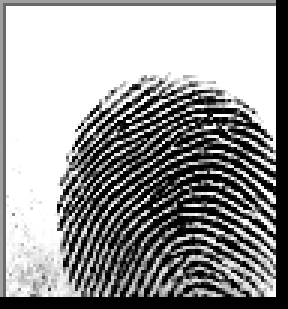
#> input picture dataset_blood_group/A+/cluster_0_1862.BMP, 96 x 103 px (shown 3 times larger)
$ python -i preprocessing.py   (imports and definitions only)
#> lines starting #> are read from the running program, lines starting #| are printed output that depends on the picture
"""
src/preprocessing.py
Centralized, single-source-of-truth fingerprint preprocessing pipeline for:
- Model training & data generators
- Offline evaluation
- File upload prediction
- Physical / Mock Mantra MFS100 scanner capture

Baseline Pipeline:
1. Load image (from filepath, byte stream, PIL Image, or numpy array)
2. Handle alpha transparency: composite onto clean white background (255, 255, 255)
3. Convert to 3-channel RGB
4. High-quality resize to 224 x 224
5. Optional enhancement (disabled by default for baseline model)
6. ResNet50 preprocess_input (Caffe-style: BGR, zero-centered with ImageNet mean)
"""

import io
import os
import cv2
import numpy as np
from PIL import Image, ImageEnhance
import tensorflow as tf

from src.config import IMAGE_SIZE, BACKGROUND_COLOR

def load_image_to_pil(image_input):
    """
    Safely loads various image input formats into a PIL Image.
    Supports file path (str/Path), bytes, io.BytesIO, PIL.Image, or numpy array.
    """
    if isinstance(image_input, Image.Image):
        return image_input.copy()

    if isinstance(image_input, (str, os.PathLike)):
        if not os.path.exists(image_input):
            raise FileNotFoundError(f"Image file not found: {image_input}")
        return Image.open(image_input)

    if isinstance(image_input, (bytes, bytearray)):
        return Image.open(io.BytesIO(image_input))

    if isinstance(image_input, io.BytesIO):
        image_input.seek(0)
        return Image.open(image_input)

    if isinstance(image_input, np.ndarray):
        # If float in [0, 1], scale to [0, 255]
        arr = image_input
        if arr.dtype in (np.float32, np.float64):
            if arr.max() <= 1.0:
                arr = (arr * 255.0).astype(np.uint8)
            else:
                arr = np.clip(arr, 0, 255).astype(np.uint8)
        return Image.fromarray(arr)

    raise TypeError(f"Unsupported image input type: {type(image_input)}")

def composite_alpha_on_white(pil_img):
    """
    Composites any alpha transparency onto a solid white background (255, 255, 255)
    and converts to 3-channel RGB.
    Prevents artificial black borders caused by naive alpha dropping.
    """
    if pil_img.mode in ("RGBA", "LA") or (pil_img.mode == "P" and "transparency" in pil_img.info):
        alpha_img = pil_img.convert("RGBA")
        white_bg = Image.new("RGBA", alpha_img.size, (*BACKGROUND_COLOR, 255))
        composite = Image.alpha_composite(white_bg, alpha_img)
        return composite.convert("RGB")
    else:
        return pil_img.convert("RGB")

def resize_to_target(pil_img, target_size=IMAGE_SIZE):
    """
    Resizes image to target dimensions (224, 224) using high-quality Lanczos interpolation.
    """
    if pil_img.size == target_size:
        return pil_img
    return pil_img.resize(target_size, resample=Image.Resampling.LANCZOS)

# [16 lines left out: function apply_fingerprint_enhancement, not called in this run]

def crop_mfs100_foreground(pil_img, pad_pct=0.06, min_dim=80, intensity_thresh=238):
    """
    Hardware-Domain Foreground Cropping for Mantra MFS100 optical scanner captures.
    Detects the active fingerprint ridge impression on the 316x354 sensor platen and
    crops away wide empty sensor glass margins before 224x224 resizing.

    Safeguards:
    1. Low-variance / blank platen guard: Returns original image unchanged if std < 5.
    2. Dimension floor: Prevents crops smaller than min_dim (80 px).
    3. Padding margin: Adds ~6% margin around detected bounds to prevent minutiae clipping.
    4. Margin presence check: Only crops if substantial empty border (> 5%) exists.

    Returns:
        cropped_pil: PIL.Image (cropped or original fallback)
        metadata: dict with execution details and bounding box
    """
    orig_size = pil_img.size
    gray = np.array(pil_img.convert("L"))
    h, w = gray.shape

    # Safeguard 1: Blank or near-uniform frame (e.g. no finger placed)
    if h < min_dim or w < min_dim or float(np.std(gray)) < 5.0:
        return pil_img, {
            "crop_applied": False,
            "reason": "low_variance_or_blank",
            "bbox": None,
            "orig_size": orig_size,
            "cropped_size": orig_size
        }

    rm = np.mean(gray, axis=1)
    cm = np.mean(gray, axis=0)

    ar = np.where(rm < intensity_thresh)[0]
    ac = np.where(cm < intensity_thresh)[0]

    # Safeguard 2: No active regions found
    if len(ar) == 0 or len(ac) == 0:
        return pil_img, {
            "crop_applied": False,
            "reason": "no_active_regions",
            "bbox": None,
            "orig_size": orig_size,
            "cropped_size": orig_size
        }

    y_min, y_max = int(ar[0]), int(ar[-1])
    x_min, x_max = int(ac[0]), int(ac[-1])

    # Safeguard 3: Crop too small
    if (y_max - y_min) < min_dim or (x_max - x_min) < min_dim:
        return pil_img, {
            "crop_applied": False,
            "reason": "crop_too_small",
            "bbox": (x_min, y_min, x_max, y_max),
            "orig_size": orig_size,
            "cropped_size": orig_size
        }

    # Safeguard 4: Check if empty margin actually exists
    total_margin_x = (x_min + (w - 1 - x_max)) / w
    total_margin_y = (y_min + (h - 1 - y_max)) / h
    if total_margin_x < 0.05 and total_margin_y < 0.05:
        return pil_img, {
            "crop_applied": False,
            "reason": "already_tightly_cropped",
            "bbox": (0, 0, w, h),
            "orig_size": orig_size,
            "cropped_size": orig_size
        }

    pad_x = int(w * pad_pct)
    pad_y = int(h * pad_pct)

    x1 = max(0, x_min - pad_x)
    x2 = min(w, x_max + 1 + pad_x)
    y1 = max(0, y_min - pad_y)
    y2 = min(h, y_max + 1 + pad_y)

    bbox = (x1, y1, x2, y2)
    cropped = pil_img.crop(bbox)
    return cropped, {
        "crop_applied": True,
        "reason": "success",
        "bbox": bbox,
        "orig_size": orig_size,
        "cropped_size": cropped.size
    }

# [27 lines left out: function preprocess_fingerprint, not called in this run]

def enhance_mfs100_ridge_contrast(pil_img):
    """
    Hardware-Domain Ridge Enhancement for Mantra MFS100 optical captures.
    Normalizes the low-contrast, washed-out optical sensor ridges (std ~40, min ~70)
    to match the high-contrast distribution of the training dataset (std ~95, deep black ridges min ~0).

    Steps:
    1. Grayscale conversion.
    2. Adaptive local contrast equalization via CLAHE (clipLimit=2.5, tileGrid=(8,8)).
    3. Dynamic percentile contrast stretching (p1 -> 15, p99 -> 245).
    4. Edge-preserving bilateral filtering to suppress CMOS sensor optical noise.
    5. Conversion back to 3-channel RGB PIL Image.
    """
    try:
        gray = np.array(pil_img.convert("L"))
        clahe = cv2.createCLAHE(clipLimit=2.5, tileGridSize=(8, 8))
        cl = clahe.apply(gray)

        p_low = float(np.percentile(cl, 1.0))
        p_high = float(np.percentile(cl, 99.0))
        if p_high > p_low:
            stretched = np.clip((cl - p_low) / (p_high - p_low) * 230.0 + 15.0, 0, 255).astype(np.uint8)
        else:
            stretched = cl

        denoised = cv2.bilateralFilter(stretched, d=3, sigmaColor=25, sigmaSpace=25)
        return Image.fromarray(cv2.cvtColor(denoised, cv2.COLOR_GRAY2RGB))
    except Exception:
        return pil_img.convert("RGB")


def transform_c5(image_input):
    """
    E2 training-matched preprocessing pipeline (Round 14 fix).
    Steps: alpha composite -> crop MFS100 foreground -> CLAHE enhancement -> resize 112x112
    Returns raw float32 [0, 255] array -- NO preprocess_input, matching
    scratch/experiment6_fusion_supcon.py lines 45-51 and scratch/final_evaluation_e2.py lines 30-36.
    """
    raw_pil = load_image_to_pil(image_input)
    rgb_pil = composite_alpha_on_white(raw_pil)
    cropped_pil, crop_meta = crop_mfs100_foreground(rgb_pil)
    enhanced_pil = enhance_mfs100_ridge_contrast(cropped_pil)
    resized_pil = resize_to_target(enhanced_pil, target_size=(112, 112))
    img_array = np.array(resized_pil, dtype=np.float32)   # raw [0, 255], no preprocess_input
    return img_array, resized_pil, crop_meta


# [27 lines left out: functions transform_c5_legacy_with_preprocess_input, load_and_preprocess_for_training, not called in this run]

>>> import cv2
>>> picture = cv2.cvtColor(cv2.imread('../dataset_blood_group/A+/cluster_0_1862.BMP'), cv2.COLOR_BGR2RGB)
#> picture is the input picture: shape (103, 96, 3); min 0, max 255, mean 151.8
>>> result = transform_c5(picture)
#> in crop_mfs100_foreground, `rm = np.mean(gray, axis=1)`: rm = 103 values, max 241.8 at index 2, min 0 at index 99, mean 151.8
#> in crop_mfs100_foreground, `cm = np.mean(gray, axis=0)`: cm = 96 values, max 239.9 at index 2, min 0 at index 92, mean 151.8
#> in crop_mfs100_foreground, `ar = np.where(rm < intensity_thresh)[0]`: ar = 80 values from 0 to 102
#> in crop_mfs100_foreground, `ac = np.where(cm < intensity_thresh)[0]`: ac = 93 values from 0 to 95
#> in crop_mfs100_foreground, `y_min, y_max = int(ar[0]), int(ar[-1])`: y_min = 0; y_max = 102
#> in crop_mfs100_foreground, `x_min, x_max = int(ac[0]), int(ac[-1])`: x_min = 0; x_max = 95
#> in crop_mfs100_foreground, `total_margin_x = (x_min + (w - 1 - x_max)) / w`: total_margin_x = 0
#> in transform_c5, `cropped_pil, crop_meta = crop_mfs100_foreground(rgb_pil)`: crop_meta = {'crop_applied': False, 'reason': 'already_tightly_cropped', 'bbox': (0, 0, 96, 103), 'orig_size': (96, 103), 'cropped_size': (96, 103)}
#> in enhance_mfs100_ridge_contrast, `cl = clahe.apply(gray)`:
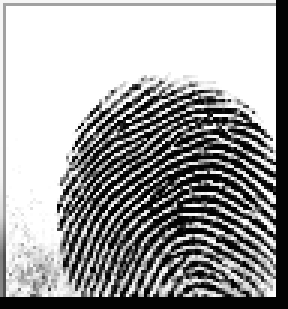
#> cl: shape (103, 96) (shown 3 times larger); min 3, max 255, mean 159.4
#> in enhance_mfs100_ridge_contrast, `p_low = float(np.percentile(cl, 1.0))`: p_low = 3
#> in enhance_mfs100_ridge_contrast, `p_high = float(np.percentile(cl, 99.0))`: p_high = 255
#> in enhance_mfs100_ridge_contrast, `denoised = cv2.bilateralFilter(stretched, d=3, sigmaColor=25, sigmaSpa..`:
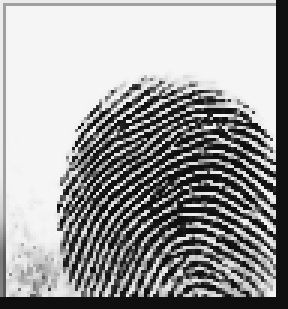
#> denoised: shape (103, 96) (shown 3 times larger); min 15, max 245, mean 157.1
#> in resize_to_target, `return pil_img.resize(target_size, resample=Image.Resampling.LANCZOS)`:
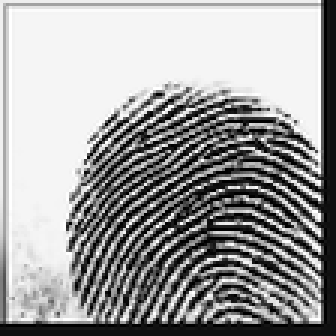
#> returned value: PIL image 112x112 RGB (shown 3 times larger); min 0, max 255, mean 157.9

$ run again, on dataset_blood_group/A+/cluster_0_2362.BMP
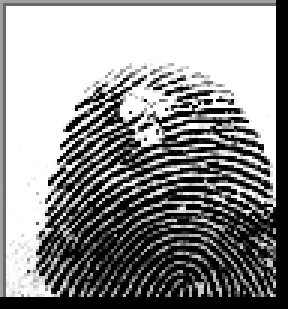
#> input picture dataset_blood_group/A+/cluster_0_2362.BMP, 96 x 103 px (shown 3 times larger)
#> picture is the input picture: shape (103, 96, 3); min 0, max 255, mean 143
#> rm = 103 values, max 241.8 at index 2, min 0 at index 99, mean 143
#> cm = 96 values, max 241.4 at index 3, min 0 at index 92, mean 143
#> ar = 83 values from 0 to 102
#> ac = 88 values from 0 to 95
#> y_min = 0; y_max = 102
#> x_min = 0; x_max = 95
#> total_margin_x = 0
#> crop_meta = {'crop_applied': False, 'reason': 'already_tightly_cropped', 'bbox': (0, 0, 96, 103), 'orig_size': (96, 103), 'cropped_size': (96, 103)}
#> in enhance_mfs100_ridge_contrast, `cl = clahe.apply(gray)`:
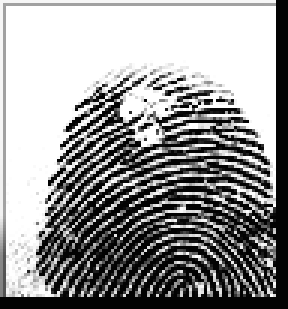
#> cl: shape (103, 96) (shown 3 times larger); min 3, max 255, mean 151
#> p_low = 3
#> p_high = 255
#> in resize_to_target, `return pil_img.resize(target_size, resample=Image.Resampling.LANCZOS)`:
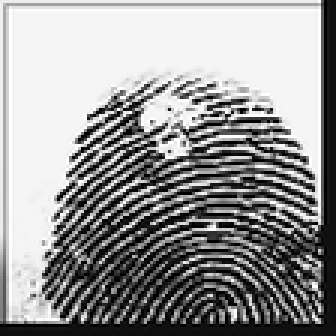
#> returned value: PIL image 112x112 RGB (shown 3 times larger); min 0, max 255, mean 150.3

$ run again, on dataset_blood_group/A+/cluster_0_3263.BMP
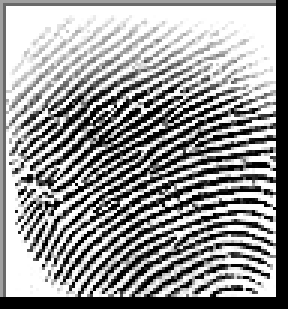
#> input picture dataset_blood_group/A+/cluster_0_3263.BMP, 96 x 103 px (shown 3 times larger)
#> picture is the input picture: shape (103, 96, 3); min 0, max 255, mean 151
#> rm = 103 values, max 241.8 at index 2, min 0 at index 99, mean 151
#> cm = 96 values, max 238.7 at index 2, min 0 at index 92, mean 151
#> ar = 98 values from 0 to 102
#> ac = 95 values from 0 to 95
#> y_min = 0; y_max = 102
#> x_min = 0; x_max = 95
#> total_margin_x = 0
#> crop_meta = {'crop_applied': False, 'reason': 'already_tightly_cropped', 'bbox': (0, 0, 96, 103), 'orig_size': (96, 103), 'cropped_size': (96, 103)}
#> in enhance_mfs100_ridge_contrast, `cl = clahe.apply(gray)`:
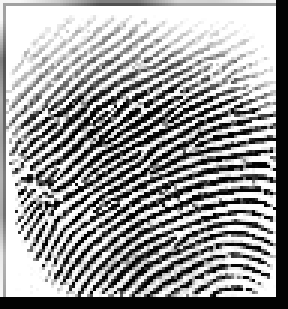
#> cl: shape (103, 96) (shown 3 times larger); min 3, max 255, mean 155.5
#> p_low = 3
#> p_high = 255
#> in resize_to_target, `return pil_img.resize(target_size, resample=Image.Resampling.LANCZOS)`:
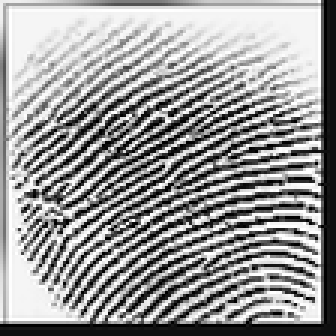
#> returned value: PIL image 112x112 RGB (shown 3 times larger); min 0, max 255, mean 153.4

$ run again, on dataset_blood_group/A+/cluster_0_3407.BMP
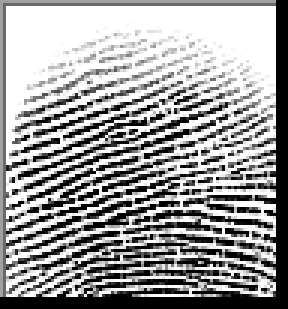
#> input picture dataset_blood_group/A+/cluster_0_3407.BMP, 96 x 103 px (shown 3 times larger)
#> picture is the input picture: shape (103, 96, 3); min 0, max 255, mean 157.5
#> rm = 103 values, max 241.8 at index 2, min 0 at index 99, mean 157.5
#> cm = 96 values, max 215.1 at index 2, min 0 at index 92, mean 157.5
#> ar = 92 values from 0 to 102
#> ac = 96 values from 0 to 95
#> y_min = 0; y_max = 102
#> x_min = 0; x_max = 95
#> total_margin_x = 0
#> crop_meta = {'crop_applied': False, 'reason': 'already_tightly_cropped', 'bbox': (0, 0, 96, 103), 'orig_size': (96, 103), 'cropped_size': (96, 103)}
#> in enhance_mfs100_ridge_contrast, `cl = clahe.apply(gray)`:
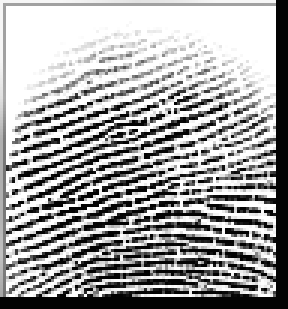
#> cl: shape (103, 96) (shown 3 times larger); min 3, max 255, mean 164.2
#> p_low = 3
#> p_high = 255
#> in resize_to_target, `return pil_img.resize(target_size, resample=Image.Resampling.LANCZOS)`:
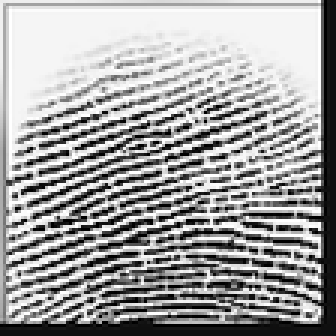
#> returned value: PIL image 112x112 RGB (shown 3 times larger); min 0, max 255, mean 161.3
